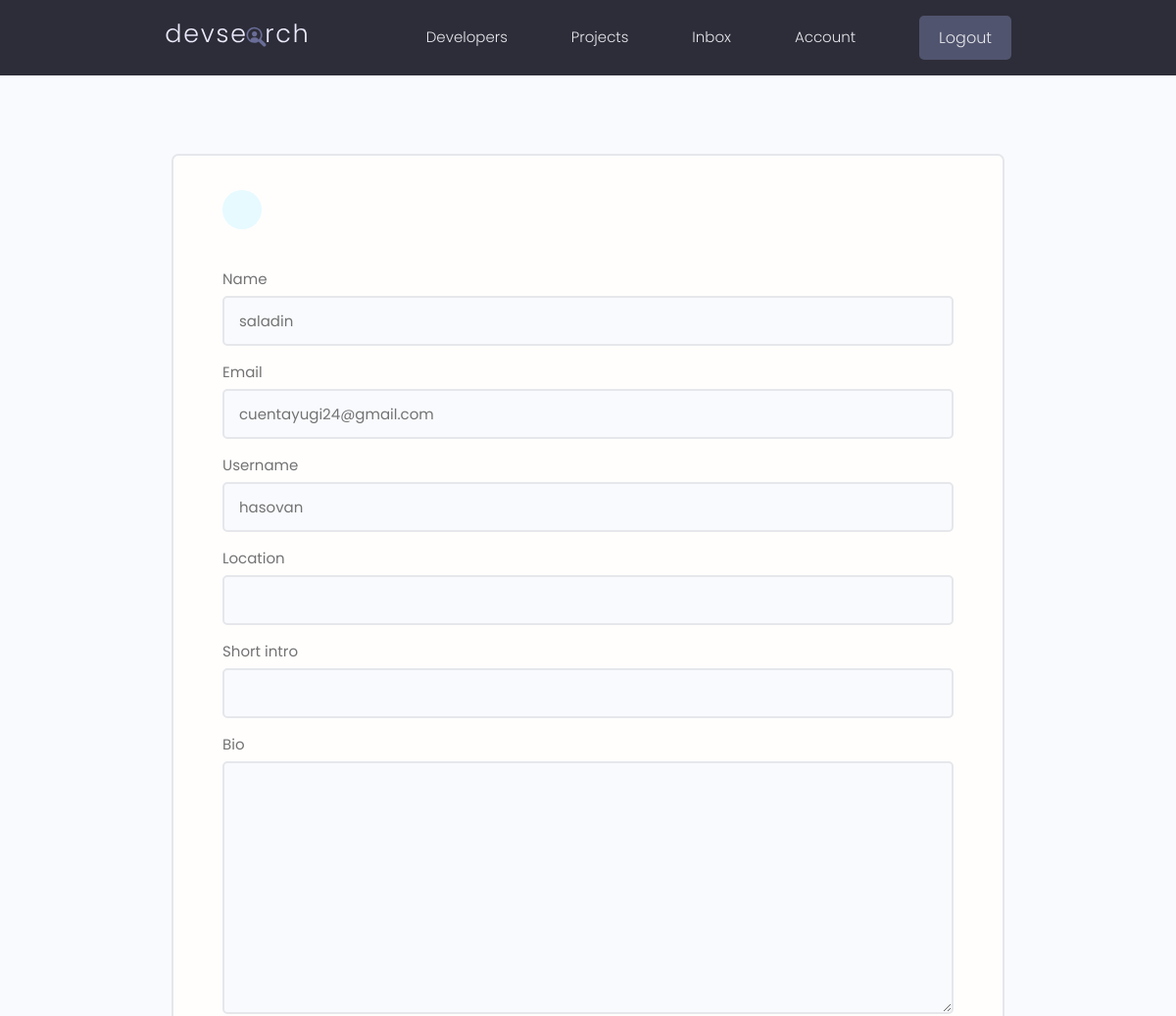
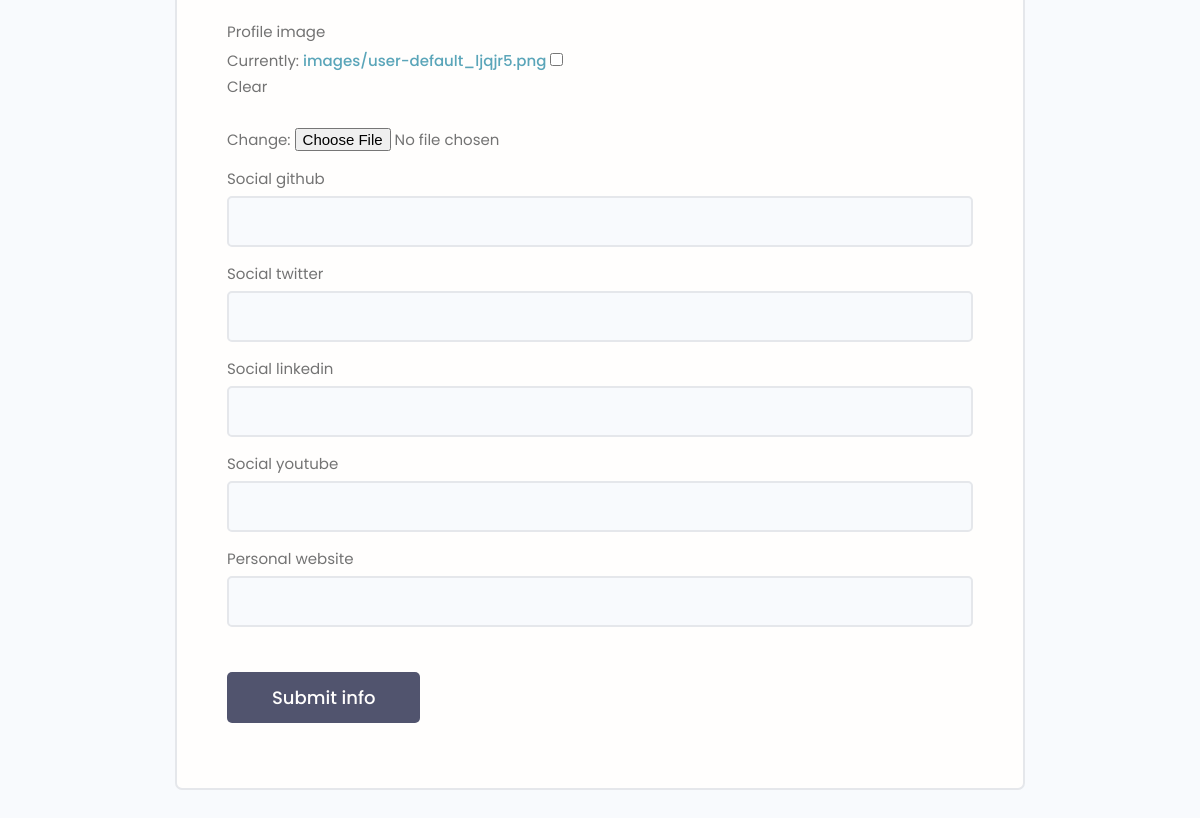
The page /edit-profile/ (signed in) on the database its author committed (2 pictures, top to bottom).
### users/models.py (models this page shows, shortened)
class Profile(models.Model):
    user = models.OneToOneField(User, on_delete=models.CASCADE, null=True, blank=True)
    name = models.CharField(max_length=200, blank=True, null=True)
    email = models.EmailField(max_length=500, blank=True, null=True)
    username = models.CharField(max_length=200, blank=True, null=True)
    location = models.CharField(max_length=200, blank=True, null=True)
    short_intro = models.CharField(max_length=200, blank=True, null=True)
    bio = models.TextField(blank=True, null=True)
    profile_image = models.ImageField(null=True, blank=True, upload_to='images/profiles/', default="images/user-default_ljqjr5.png")
    social_github = models.CharField(max_length=200, blank=True, null=True)
    social_twitter = models.CharField(max_length=200, blank=True, null=True)
    social_linkedin = models.CharField(max_length=200, blank=True, null=True)
    social_youtube = models.CharField(max_length=200, blank=True, null=True)
    personal_website = models.CharField(max_length=200, blank=True, null=True)
    created = models.DateTimeField(auto_now_add=True)
    id = models.UUIDField(default=uuid.uuid4, unique=True, primary_key=True, editable=False)
    objects = ProfileQuerySet.as_manager()

### users/views.py (the view)
# urls.py: path('edit-profile/', views.edit_profile, name='edit_profile'),
@login_required(login_url='login_page')
def edit_profile(request):
    if request.method == 'POST':
        form = ProfileForm(request.POST, request.FILES, instance=request.user.profile)
        if form.is_valid():
            form.save()
            return redirect('my_account')
    form = ProfileForm(instance=request.user.profile)
    context = {
        'form': form
    }
    return render(request, 'users/profile-form.html', context)

### users/forms.py
class ProfileForm(ModelForm):
    class Meta:
        model = Profile
        exclude = ['user']
    def __init__(self, *args, **kwargs):
        super(ProfileForm, self).__init__(*args, **kwargs)
        for label, field in self.fields.items():
            field.widget.attrs.update({'id': f'formInput{label.capitalize()}', 'class': 'input input--text'})

### users/templates/users/profile-form.html (shortened to what this page needs)
{% extends 'main.html' %}
{% block content %}
<main class="formPage my-xl">
    <div class="content-box">
        <div class="formWrapper">
            <a class="backButton" href="{% url 'my_account' %}"></a>
            <br>
            <form class="form" method="POST" action="{% url 'edit_profile' %}" enctype="multipart/form-data">
                {% for field in form %}
                    <div class="form__field">
                        <label for="formInput{{ field.label }}">{{ field.label }}</label>
                        {{ field }}
                    </div>
                {% endfor %}
                <input class="btn btn--sub btn--lg  my-md" type="submit" value="Submit info" />
            </form>
        </div>
    </div>
</main>
{% endblock content%}

### static/styles/app.css (style rules this page uses)
:root { --color-sub: #2d2d39; }
.btn--sub { background-color: var(--color-sub-light); }
.content-box { width: 95%; max-width: 85rem; margin: 0 auto; }
.backButton { background: var(--color-main-light); color: var(--color-main); width: 4rem; height: 4rem; display: flex; align-items: center; justify-content: center; border-radius: 50%; }
.formPage .formWrapper { list-style: none; background: var(--color-white); padding: 3.5rem 5rem; border: 2px solid var(--color-light); border-radius: 0.7rem; }

### static/uikit/styles/modules/_variables.css (style rules this page uses)
:root { --color-main: #5aa5b9; --color-main-light: #e6faff; --color-sub: #3f4156; --color-sub-light: #51546e; --color-sub-lighter: #ededfd; --color-text: #737373; --color-gray: #8b8b8b; --color-light: #e5e7eb; --color-light-gray: #767676; --color-bg: #f8fafd; --color-white: #fffefd; --color-white-light: #f3f3f3; --color-success: #359e64; --color-success-bg: #def8e8; --color-error: #fc4b0b; --color-error-bg: #fff2ee; --font-base: 'Poppins', arial, helvetica, 'Segoe UI', roboto, ubuntu, sans-serif; --font-monospace: 'Fira Code', 'Courier New', courier, monospace; --font-regular: 300; --font-medium: 500; --font-bold: 700; --generic-shadow: 1px 1px 5px #00000010; --generic-transition: all 0.3s ease-in-out; }

### static/uikit/styles/modules/_base.css (style rules this page uses)
* { margin: 0; padding: 0; box-sizing: border-box; text-rendering: optimizeLegibility; color: inherit; font-size: inherit; }
html { font-size: 50%; }
@media only screen and (min-width: 480px) { html { font-size: 56.25%; } }
@media only screen and (min-width: 1200px) { html { font-size: 62.5%; } }
body { line-height: 1.6; font-weight: 400; font-size: 1.5rem; color: var(--color-text); background-color: var(--color-bg); min-height: 100vh; }

### static/uikit/styles/modules/_typography.css (style rules this page uses)
* { font-family: var(--font-base); }
a { padding-bottom: 2px; text-decoration: none; display: inline-block; color: var(--color-main); font-weight: var(--font-medium); }

### static/uikit/styles/modules/_utilities.css (style rules this page uses)
.my-md { margin: 3rem auto; }
.my-xl { margin: 8rem auto; }

### static/uikit/styles/modules/_button.css (style rules this page uses)
.btn { display: inline-block; position: relative; cursor: pointer; background-color: var(--color-light); font-weight: var(--font-medium); color: var(--color-sub); text-decoration: none; padding: 1rem 2rem; border-radius: 0.5rem; border: none; width: -webkit-fit-content; width: -moz-fit-content; width: fit-content; height: -webkit-fit-content; height: -moz-fit-content; height: fit-content; font-size: 1.6rem; outline-width: 0; outline-color: transparent; -webkit-backface-visibility: hidden; backface-visibility: hidden; transition: all 0.3s ease-in-out; }
.btn--sub { background-color: var(--color-sub); color: var(--color-white); }
.btn--lg { font-size: 1.8rem; padding: 1.2rem 4.5rem; }

### static/uikit/styles/modules/_form.css (style rules this page uses)
.form { display: block; }
.form__field { margin-top: 1.5rem; margin-bottom: 1.5rem; }
.form__label, .form__field > label { display: block; margin-bottom: 0.5rem; color: var(--color-text); }
input.input[type='text'], input.input[type='email'], input.input[type='password'], input.input[type='number'], select.input, textarea.input { min-width: 24rem; width: 100%; padding: 1.2rem 1.5rem; border-radius: 0.5rem; border: 2px solid var(--color-light); transition: all 0.3s ease-in-out; background-color: var(--color-bg); }

### rows shown on the page
Profile: form "saladin" "cuentayugi24@gmail.com" "hasovan"

### other values the page prints
{{ field.label }} "Name" "Email" "Username" "Location" "Short intro" "Bio" "Profile image" "Social github" "Social twitter" "Social linkedin" "Social youtube" "Personal website"
